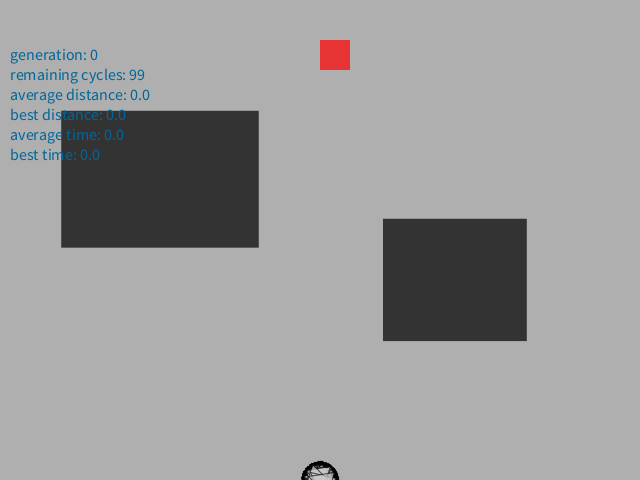
Frame 1 (no input)
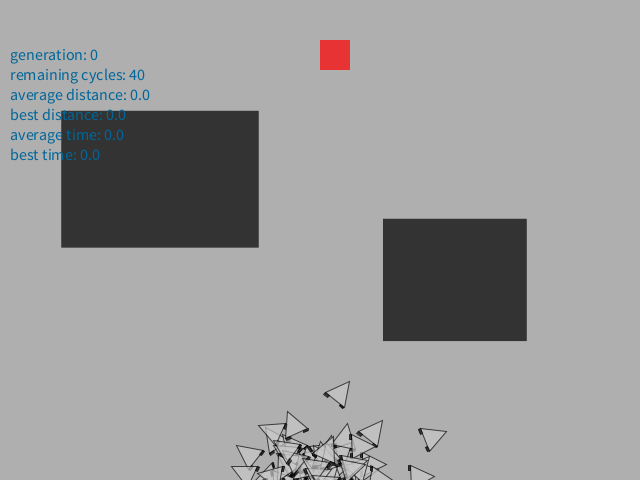
Frame 60 (the mouse pressed at the canvas centre just before this capture)
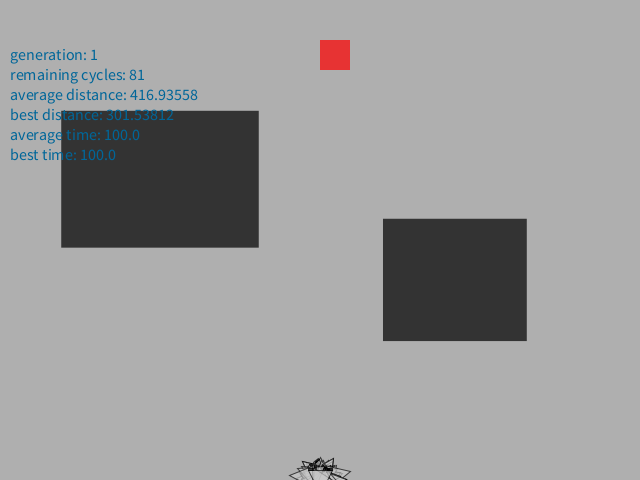
Frame 120 (the mouse held since frame 60 and released just before this capture)

The Processing sketch that drew these frames (run headless with seeded random() and noise(); from frame 60 on, the mouse is pressed at the canvas centre):

// Processing sketch: smart_rockets
// ── smart_rockets.pde
class Rocket {
  DNA dna;
  PVector loc, vel, acc;
  float fitness, normFitness, record;
  boolean stopped, hitTarget;
  int finishTime;
  
  Rocket(int lifeSpan) {
    dna = new DNA(lifeSpan);
    loc = new PVector(width/2, height);
    vel = new PVector();
    acc = new PVector();
    stopped = false;
    record = 1000000;
    finishTime = 0;
  }
  
  void collisionCheck() {
    for (Obstacle ob : obs) {
      if (ob.contains(loc)) { stopped = true; }
    }
  }
  
  void targetCheck() {
    float d = PVector.dist(target.loc, loc);
    if (d < record) {
      record = d;
    }
    if (target.contains(loc)) {
      hitTarget = true;
    } else if (!hitTarget) {
      finishTime++;
    }
  }
  
  void evaluate(PVector target) {
    float d = PVector.dist(loc, target);
    fitness = 1/sq(d);
    if (stopped) { fitness *= 0.1; }
    if (hitTarget) { fitness *= 2; }
  }
  
  void normalize(float totalFitness) {
    normFitness = (fitness/totalFitness) * 100;
  }
  
  void applyForce(PVector force) {
    PVector f = force.get();
    acc.add(f);
  }
  
  void update() {
    vel.add(acc);
    loc.add(vel);
    acc.mult(0);
  } 
  
  void run(int num) {
    if (!stopped && !hitTarget) {
      applyForce(dna.genes[num]);
      update();
      collisionCheck(); 
    }
    targetCheck();
    display();
  }
  
  void display() {
    stroke(0, 175);
    fill(200, 175);
    pushMatrix();
    translate(loc.x, loc.y);
    rotate(vel.heading());
    triangle( -(cos(60) * 25)/2, 0, (cos(60) * 25)/2, -25/2, (cos(60) * 25)/2, 25/2);
    fill(0, 175);
    rect((cos(60) * 25)/2, -25/2, -2, 5);
    rect((cos(60) * 25)/2, 25/2, -2, -5);
    popMatrix();
  }
}

// ── dna.pde
class DNA {
  PVector[] genes;
  float maxForce;
  
  DNA(int num) {
    maxForce = 0.3;
    genes = new PVector[num];
    for (int n = 0; n < genes.length; n++) {
      genes[n] = PVector.random2D();
      genes[n].mult(random(0, maxForce));
    }
  }
  
  DNA crossover(DNA partner) {
    DNA child = new DNA(genes.length);
    int splicePt = (int)random(genes.length);
    for (int n = 0; n < genes.length; n++) {
      if (n < splicePt) {
        child.genes[n] = genes[n];
      } else {
        child.genes[n] = partner.genes[n];
      }
    }
    return child;
  }
  
  void mutate(float rate) {
    for (int n = 0; n < genes.length; n++) {
      if (random(1) < rate) {
        genes[n] = PVector.random2D();
        genes[n].mult(random(0, maxForce));
      }
    }
  }
}

// ── main.pde
Population pop;
Obstacle[] obs;
Obstacle target;

void setup() {
  size(640, 480);
  pop = new Population(100);
  obs = new Obstacle[2];
  for (int n = 0; n < obs.length; n++) {
    obs[n] = new Obstacle(new PVector(random(20, width - 250), random(50, height - 250)), random(10, 200), random(10, 200));
  }
  target = new Obstacle(new PVector(width/2, 40), 30, 30);
}

void draw() {
  textSize(16);
  background(175);
  for (Obstacle ob : obs) {
    fill(0, 180);
    ob.display();
  }
  fill(255, 0, 0, 180);
  target.display();
  
  if (pop.lifeCounter < pop.lifeSpan) {
    pop.live();
    fill(0, 102, 153);
    text("generation: " + pop.generation, 10, 60);
    text("remaining cycles: " + (pop.lifeSpan - pop.lifeCounter), 10, 80);
    text("average distance: " + pop.prevAveDist, 10, 100);
    text("best distance: " + pop.prevBestDist, 10, 120);
    text("average time: " + pop.prevAveTime, 10, 140);
    text("best time: " + pop.prevBestTime, 10, 160);
  } else {
    pop.evolve();
  }
}

// ── obstacle.pde
class Obstacle {
  PVector loc;
  float w, h;
  
  Obstacle(PVector _loc, float _w, float _h) {
    loc = _loc.get();
    w = _w;
    h = _h;
  }
  
  boolean contains(PVector v) {
    if (v.x > loc.x && v.x < loc.x + w && v.y > loc.y && v.y < loc.y + h) {
      return true;
    }
    return false;
  }
  
  void display() {
    noStroke();
    rect(loc.x, loc.y, w, h);
  }
}

// ── population.pde
class Population {
  Rocket[] population;
  float mutationRate;
  int generation, lifeCounter, lifeSpan;
  float prevBestDist, prevAveDist, prevBestTime, prevAveTime;
  
  Population(int num) {
    mutationRate = 0.01;
    generation = 0;
    lifeCounter = 0;
    lifeSpan = 100;
    population = new Rocket[num];
    for (int n = 0; n < population.length; n++) {
      population[n] = new Rocket(lifeSpan);
    }
    
  }
  
  void live() {
    for (Rocket rocket : population) {
      rocket.run(lifeCounter);
    }
    lifeCounter++;
  }
  
  void evaluateFitness() {
    for (Rocket rocket : population) {
      rocket.evaluate(target.loc);
    }
  }
  
  void aveDist() {
    float total = 0;
    for (Rocket rocket : population) {
      total += rocket.record;
    }
    prevAveDist = total / population.length;
  }
  
  void bestDist() {
    prevBestDist = 100000;
    for (Rocket rocket : population) {
      if (rocket.record < prevBestDist) {
        prevBestDist = rocket.record;
      }
    }
  }
  
  void aveTime() {
    float total = 0;
    for (Rocket rocket : population) {
      total += rocket.finishTime;
    }
    prevAveTime = total / population.length;
  }
  
  void bestTime() {
    prevBestTime = 1000000000;
    for (Rocket rocket : population) {
      if (rocket.finishTime < prevBestTime) {
        prevBestTime = rocket.finishTime;
      }
    }
  }
  
  float totalFitness() { // must call rocket.evaluate() first
    float totalFitness = 0;
    for (Rocket rocket : population) {
      totalFitness += rocket.fitness;
    }
    return totalFitness;
  }
  
  float averageFitness() { // must call rocket.evaluate() first
    return totalFitness() / population.length;
  }
  
  void evolve() {
    // evaluate fitness
    evaluateFitness();
    
    // normalize fitness
    float total = totalFitness();
//    prevAve = averageFitness();
//    prevBest = findWinner().fitness;
    bestDist();
    aveDist();
    bestTime();
    aveTime();
    for (Rocket rocket: population) {
      rocket.normalize(total);
    }
    // select mating pairs
    Rocket[][] mates = new Rocket[population.length][2];
    for (int n = 0; n < population.length; n++) {
      mates[n] = selectMates();
    }
    
    // reproduce
    Rocket[] offspring = new Rocket[population.length];
    for (int n = 0; n < offspring.length; n++) {
      offspring[n] = reproduce(mates[n]);
    }
    // replace
    population = offspring;
    generation += 1;
    lifeCounter = 0;
  }
  
  Rocket[] selectMates() {
    Rocket[] mates = new Rocket[2];
    int count = 0;
    int n = 0;
    while (count < 2) {
      Rocket rocket = population[n];
      if (random(100) <= rocket.normFitness) {
        if (count == 0 || mates[0] != rocket) {
          mates[count] = rocket;
          count += 1;
        }
      }
      n = (n+1) % population.length;
    }
    return mates;
  }
  
  Rocket reproduce(Rocket[] mates) {
    Rocket parentA = mates[0];
    Rocket parentB = mates[1];
    Rocket child = new Rocket(lifeSpan);
    child.dna = parentA.dna.crossover(parentB.dna);
    child.dna.mutate(mutationRate);
    return child;
  }
  
  Rocket findWinner() {
    Rocket winner = population[0];
    for (Rocket rocket : population) {
      if (rocket.fitness > winner.fitness) {
        winner = rocket;
      }
    }
    return winner;
  }
}
